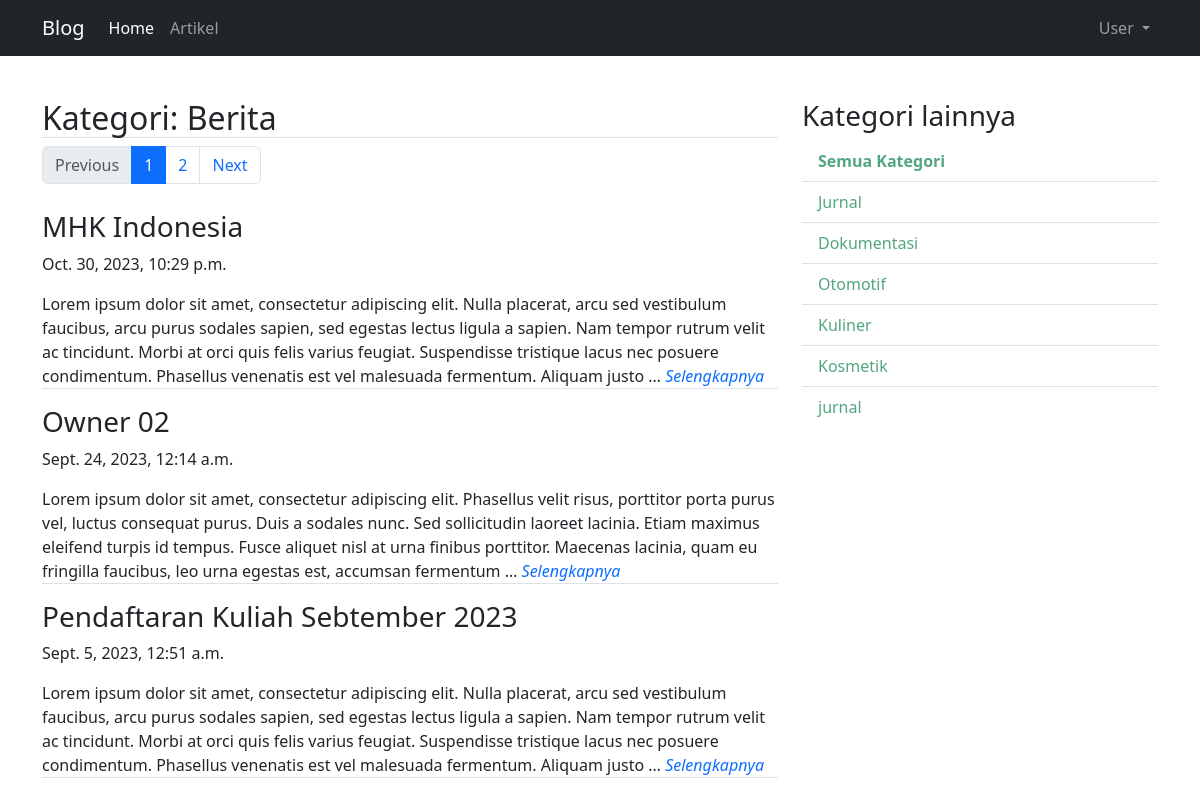
/artikel/kategori/Berita/1, run on the app's committed database.
### anim/models.py (models this page shows, shortened)
class Artikel(models.Model):
    judul = models.CharField(max_length=255)
    isi = models.TextField()
    kategori = models.CharField(max_length=255)
    published = models.DateTimeField(auto_now_add=True)
    update = models.DateTimeField(auto_now=True)
    slug = models.SlugField(blank=True, editable=False)

### anim/views.py (the view)
class ArtikelKategoriListView(ListView):
    model = Artikel
    template_name = "artikel/artikel_kategori_list.html"
    context_object_name = "artikel_list"
    ordering = ["-published"]
    paginate_by = 3
    def get_queryset(self):
        self.queryset = self.model.objects.filter(kategori=self.kwargs["kategori"])
        return super().get_queryset()
    def get_context_data(self, *args, **kwargs):
        kategori_list = (
            self.model.objects.values_list("kategori", flat=True)
            .distinct()
            .exclude(kategori=self.kwargs["kategori"])
        )
        self.kwargs.update({"kategori_list": kategori_list})
        kwargs = self.kwargs
        return super().get_context_data(*args, **kwargs)

### anim/templates/artikel/artikel_kategori_list.html (shortened to what this page needs)
{% extends 'base.html' %}
{% block contents %}
<div class="row">
  <div class="col-md-8">
    <h2 class="border-bottom">Kategori: {{kategori}}</h2>
    {% if is_paginated %}
    <nav aria-label="artikelPage">
      <ul class="pagination">
        {% if page_obj.has_previous %}
        <li class="page-item">
          <a
            class="page-link"
            href="{% url 'artikel:category' kategori page_obj.previous_page_number %}"
            >Previous</a
          >
        </li>
        {% else %}
        <li class="page-item disabled">
          <a class="page-link" href="#">Previous</a>
        </li>
        {% endif %}
        <br />
        {% for page in paginator.page_range %}
        <br />
        {% if page is page_obj.number %}
        <li class="page-item active">
          <span class="page-link" aria-current="page" href="#">{{page}}</span>
        </li>
        {% else %}
        <li class="page-item">
          <a class="page-link" href="{% url 'artikel:category' kategori page %}"
            >{{page}}</a
          >
        </li>
        {% endif %}
        <br />
        {% endfor %}
        <br />
        {% if page_obj.has_next %}
        <li class="page-item">
          <a
            class="page-link"
            href="{% url 'artikel:category' kategori page_obj.next_page_number %}"
            >Next</a
          >
        </li>
        {% else %}
        <li class="page-item disabled">
          <a class="page-link" href="#">Next</a>
        </li>
        {% endif %}
      </ul>
    </nav>
    {% endif %}
    {% comment %} {% endcomment %} {% for artikel in artikel_list %}
    <h3>
      <a
        class="text-dark link-offset-2 link-underline link-underline-opacity-0"
        href="{% url 'artikel:detail' artikel.slug %}"
        >{{artikel.judul}}</a
      >
    </h3>
    <p>{{artikel.published}}</p>
    <p class="border-bottom">
      {{artikel.isi|truncatewords:51}}
      <a
        class="link-offset-2 link-underline link-underline-opacity-0"
        href="{% url 'artikel:detail' artikel.slug %}"
        ><i>Selengkapnya</i></a
      >
    </p>
    {% endfor %}
  </div>
  <div class="col-sm">
    <h3>Kategori lainnya</h3>
    <ul class="list-group list-group-flush">
      <li class="list-group-item">
        <a
          href="{% url 'artikel:list' 1 %}"
          class="link-success link-offset-2 link-underline-opacity-0 link-underline-opacity-100-hover link-opacity-75"
          ><b>Semua Kategori</b></a
        >
      </li>
      {% for kategori in kategori_list %}
      <li class="list-group-item">
        <a
          href="{% url 'artikel:category' kategori 1 %}"
          class="link-success link-offset-2 link-underline-opacity-0 link-underline-opacity-100-hover link-opacity-75"
          >{{kategori}}</a
        >
      </li>
      {% endfor %}
    </ul>
  </div>
</div>
{% endblock contents %}

### data on the page
Artikel: judul "MHK Indonesia", published "Oct. 30, 2023, 10:29 p.m.", isi "Lorem ipsum dolor sit amet, consectetur adipiscing elit. Nulla placerat, arcu sed vestibulum faucibus, arcu purus sodales sapien, sed egestas lectus ligula a sapien. Nam tempor rutrum velit ac tincidunt. Morbi at orci quis felis varius feugiat. Suspendisse tristique lacus nec posuere condimentum. Phasellus venenatis est vel malesuada fermentum. Aliquam justo …"
Artikel: judul "Owner 02", published "Sept. 24, 2023, 12:14 a.m.", isi "Lorem ipsum dolor sit amet, consectetur adipiscing elit. Phasellus velit risus, porttitor porta purus vel, luctus consequat purus. Duis a sodales nunc. Sed sollicitudin laoreet lacinia. Etiam maximus eleifend turpis id tempus. Fusce aliquet nisl at urna finibus porttitor. Maecenas lacinia, quam eu fringilla faucibus, leo urna egestas est, accumsan fermentum …"
Artikel: judul "Pendaftaran Kuliah Sebtember 2023", published "Sept. 5, 2023, 12:51 a.m.", isi "Lorem ipsum dolor sit amet, consectetur adipiscing elit. Nulla placerat, arcu sed vestibulum faucibus, arcu purus sodales sapien, sed egestas lectus ligula a sapien. Nam tempor rutrum velit ac tincidunt. Morbi at orci quis felis varius feugiat. Suspendisse tristique lacus nec posuere condimentum. Phasellus venenatis est vel malesuada fermentum. Aliquam justo …"

### other printed values
{{ kategori }} "Berita"
{{ page }} "1"
{{ page }} "2"
{{ kategori }} "Jurnal" "Dokumentasi" "Otomotif" "Kuliner" "Kosmetik" "jurnal"
